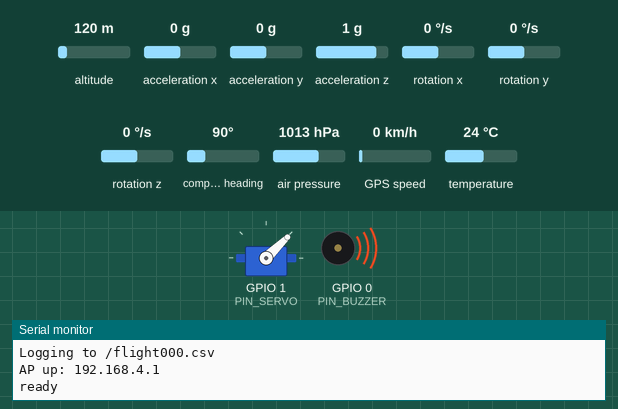
A program run on a simulated ESP32-C3. Parts: servo, buzzer (waves = sounding, pin HIGH), the last lines printed to the serial monitor. The inputs (shaded band) are chosen by the test bench; at power-on: air pressure 1013 hPa, altitude 120 m, acceleration x 0 g, acceleration y 0 g, acceleration z 1 g, rotation x 0 °/s, rotation y 0 °/s, rotation z 0 °/s, compass heading 90°, GPS speed 0 km/h, temperature 24 °C. Storage starts empty; the GPS gets a fix after 3 s at 37.7749, -122.4194 with 8 satellites; servo pulses on a pin are drawn as a servo (544–2400 µs = 0–180°).

Above: at 3.3 s.
3.4 s: air pressure set to 952 hPa
At 4.3 s:
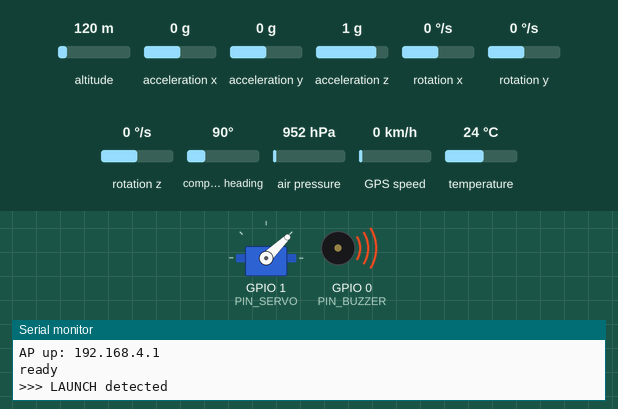
4.9 s: air pressure set to 954 hPa
At 5.05 s:
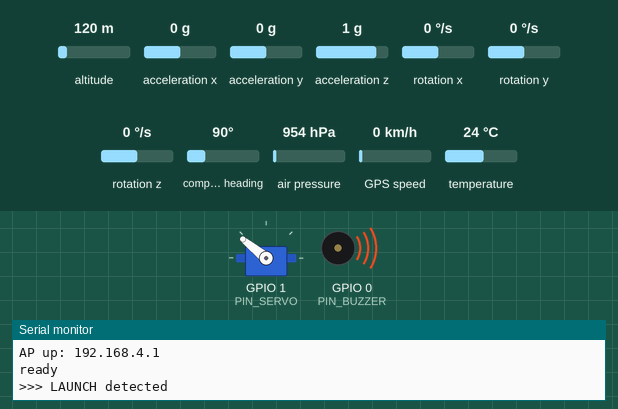
At 6.5 s:
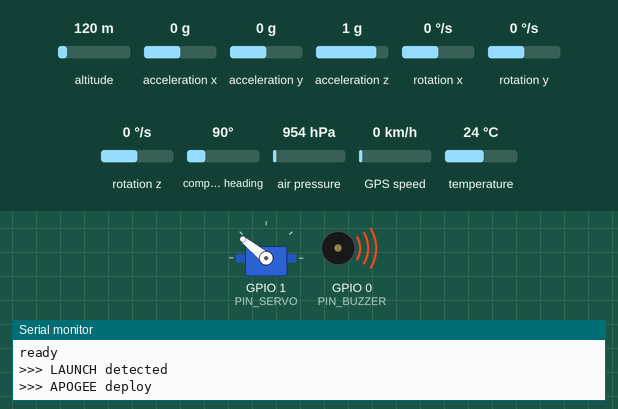
Timing chart, 0 to 8.0 s (numbered marks = the images above; inputs shaded):
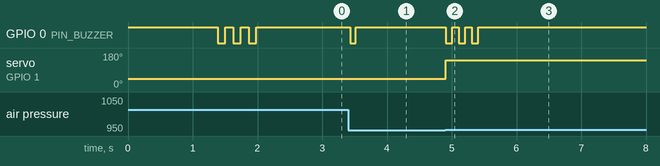

Measured:
- the behaviour switches between 952 and 953 hPa on air pressure (found by bisection; images 1 and 2)
- after the input at 3.4 s, GPIO 0 (PIN_BUZZER): HIGH → LOW at once, → HIGH 0.08 s later
- after the input at 4.9 s, GPIO 0 (PIN_BUZZER): alternates HIGH for 0.10 s and LOW for 0.10 s, 6 changes in all, then stays HIGH, starting at once; servo on GPIO 1 (PIN_SERVO): 44° → 141° at once

The program:

main.cpp
```cpp
// ArcTrack — ESP32-C3 model rocket flight computer
//
// - BMP280 barometer  -> altitude (relative to ground) + apogee detection
// - MPU-6050 IMU      -> accel/gyro, launch/burnout detection
// - ATGM336H GPS      -> lat/lon/alt/speed/sats (UART)
// - microSD           -> CSV flight log (SPI)
// - WiFi AP + web page -> live tracking from your phone
// - Buzzer (GPIO0) + servo (GPIO1) for apogee / nose deploy
//
// Pin map MUST match hardware/DESIGN.md / WIRING.md.

#include <Arduino.h>
#include <Wire.h>
#include <SPI.h>
#include <SD.h>
#include <WiFi.h>
#include <WebServer.h>
#include <Adafruit_BMP280.h>
#include <Adafruit_MPU6050.h>
#include <Adafruit_Sensor.h>
#include <TinyGPSPlus.h>
#include <math.h>

// ---------------------------------------------------------------- pins
#define PIN_SDA      4
#define PIN_SCL      5
#define PIN_SD_SCK   6
#define PIN_SD_MOSI  7
#define PIN_SD_MISO  3
#define PIN_SD_CS    10
#define PIN_GPS_RX   20   // ESP receives GPS TX here
#define PIN_GPS_TX   21   // ESP transmits to GPS RX
#define PIN_BUZZER   0    // active buzzer (low side)
#define PIN_SERVO    1    // parachute / nose deploy PWM
// Power LED is hardwired to +3V3 on the PCB (no GPIO)

// ---------------------------------------------------------------- config
static const char*    AP_SSID     = "ArcTrack";
static const char*    AP_PASS     = "launch123";   // >=8 chars
static const uint32_t GPS_BAUD    = 9600;          // ATGM336H default
static const uint32_t SAMPLE_HZ   = 20;            // log/telemetry rate
static const float    SEA_LEVEL_HPA_DEFAULT = 1013.25f;

// launch/apogee detection thresholds
static const float LAUNCH_ACCEL_G = 2.0f;   // > 2g => boost
static const float LAUNCH_ALT_M   = 3.0f;   // > 3m above ground => armed launch

// ---------------------------------------------------------------- globals
Adafruit_BMP280 bmp;              // I2C
Adafruit_MPU6050 mpu;            // I2C
TinyGPSPlus gps;
SPIClass sdSPI(FSPI);
WebServer server(80);

bool haveBMP = false;
bool haveMPU = false;
bool haveSD  = false;
File logFile;

float groundPressureHpa = SEA_LEVEL_HPA_DEFAULT;
float groundAltM        = 0.0f;
bool  launched          = false;
bool  deployed          = false;
uint32_t launchMs       = 0;

// latest telemetry (shared with web handlers)
struct Telemetry {
  float altM = 0;         // relative to ground
  float maxAltM = 0;      // apogee
  float tempC = 0;
  float ax = 0, ay = 0, az = 0;   // g
  float gx = 0, gy = 0, gz = 0;   // deg/s
  double lat = 0, lon = 0;
  float gpsAltM = 0;
  float speedKmh = 0;
  uint32_t sats = 0;
  bool gpsFix = false;
  uint32_t tMs = 0;
} tel;

// ---------------------------------------------------------------- helpers
// Active buzzer: drive low side (pin to GND side of buzzer)
static void buzzOn()  { digitalWrite(PIN_BUZZER, LOW); }
static void buzzOff() { digitalWrite(PIN_BUZZER, HIGH); }

static void beep(int n, int ms) {
  for (int i = 0; i < n; i++) { buzzOn(); delay(ms); buzzOff(); delay(ms); }
}

// Simple servo PWM on LEDC (ESP32-C3)
static const int SERVO_CH = 0;
static void servoWriteUs(int us) {
  // 50 Hz, 16-bit duty approx: duty = us / 20000 * 65535
  uint32_t duty = (uint32_t)((us / 20000.0f) * 65535.0f);
  ledcWrite(SERVO_CH, duty);
}
static void servoStow()    { servoWriteUs(1000); }  // ~0 deg — tune for your linkage
static void servoDeploy()  { servoWriteUs(2000); }  // ~180 deg — tune for nose release


// ---------------------------------------------------------------- web page
static const char INDEX_HTML[] PROGMEM = R"HTML(
<!doctype html><html><head><meta charset="utf-8">
<meta name="viewport" content="width=device-width,initial-scale=1">
<title>ArcTrack Live</title>
<style>
  body{font-family:system-ui,Arial,sans-serif;margin:0;background:#0b1020;color:#e7ecf5}
  header{padding:16px;background:#131a33;font-size:20px;font-weight:700}
  .grid{display:grid;grid-template-columns:1fr 1fr;gap:12px;padding:16px}
  .card{background:#151d3b;border-radius:14px;padding:16px}
  .k{font-size:12px;color:#8ea0c8;text-transform:uppercase;letter-spacing:.05em}
  .v{font-size:28px;font-weight:700;margin-top:4px}
  .full{grid-column:1/3}
  a.btn{display:inline-block;margin-top:10px;background:#3b6cff;color:#fff;
        padding:10px 14px;border-radius:10px;text-decoration:none;font-weight:600}
  .dot{height:10px;width:10px;border-radius:50%;display:inline-block;margin-right:6px}
  .ok{background:#2ecc71}.no{background:#e74c3c}
</style></head><body>
<header>&#128640; ArcTrack Live Tracking</header>
<div class="grid">
  <div class="card"><div class="k">Altitude (AGL)</div><div class="v" id="alt">--</div></div>
  <div class="card"><div class="k">Apogee</div><div class="v" id="max">--</div></div>
  <div class="card"><div class="k">Speed (GPS)</div><div class="v" id="spd">--</div></div>
  <div class="card"><div class="k">Temp</div><div class="v" id="tmp">--</div></div>
  <div class="card full"><div class="k">GPS <span id="fixdot" class="dot no"></span><span id="fix">no fix</span> &middot; sats <span id="sat">0</span></div>
    <div class="v" id="pos">--, --</div>
    <a class="btn" id="map" href="#" target="_blank">Open in Maps</a></div>
  <div class="card"><div class="k">Accel |a|</div><div class="v" id="acc">--</div></div>
  <div class="card"><div class="k">Status</div><div class="v" id="st">--</div></div>
</div>
<script>
async function tick(){
  try{
    const r = await fetch('/data'); const d = await r.json();
    alt.textContent = d.alt.toFixed(1)+' m';
    max.textContent = d.max.toFixed(1)+' m';
    spd.textContent = d.spd.toFixed(1)+' km/h';
    tmp.textContent = d.tmp.toFixed(1)+' \u00b0C';
    sat.textContent = d.sats;
    const amag = Math.sqrt(d.ax*d.ax+d.ay*d.ay+d.az*d.az);
    acc.textContent = amag.toFixed(2)+' g';
    st.textContent = d.launched ? 'IN FLIGHT' : 'armed';
    if(d.fix){
      fix.textContent='fix'; fixdot.className='dot ok';
      pos.textContent = d.lat.toFixed(6)+', '+d.lon.toFixed(6);
      map.href = 'https://maps.google.com/?q='+d.lat+','+d.lon;
    } else { fix.textContent='no fix'; fixdot.className='dot no'; }
  }catch(e){}
}
setInterval(tick, 500); tick();
</script></body></html>
)HTML";

static void handleRoot() { server.send_P(200, "text/html", INDEX_HTML); }

static void handleData() {
  char buf[420];
  snprintf(buf, sizeof(buf),
    "{\"t\":%lu,\"alt\":%.2f,\"max\":%.2f,\"tmp\":%.2f,"
    "\"ax\":%.3f,\"ay\":%.3f,\"az\":%.3f,"
    "\"lat\":%.6f,\"lon\":%.6f,\"gpsAlt\":%.1f,\"spd\":%.1f,"
    "\"sats\":%lu,\"fix\":%s,\"launched\":%s}",
    (unsigned long)tel.tMs, tel.altM, tel.maxAltM, tel.tempC,
    tel.ax, tel.ay, tel.az,
    tel.lat, tel.lon, tel.gpsAltM, tel.speedKmh,
    (unsigned long)tel.sats, tel.gpsFix ? "true" : "false",
    launched ? "true" : "false");
  server.send(200, "application/json", buf);
}

// ---------------------------------------------------------------- setup
static void initSensors() {
  Wire.begin(PIN_SDA, PIN_SCL);
  Wire.setClock(400000);

  if (bmp.begin(0x76) || bmp.begin(0x77)) {
    haveBMP = true;
    bmp.setSampling(Adafruit_BMP280::MODE_NORMAL,
                    Adafruit_BMP280::SAMPLING_X2,
                    Adafruit_BMP280::SAMPLING_X16,
                    Adafruit_BMP280::FILTER_X4,
                    Adafruit_BMP280::STANDBY_MS_1);
    Serial.println("BMP280 ok");
  } else Serial.println("BMP280 MISSING");

  if (mpu.begin(0x68)) {
    haveMPU = true;
    mpu.setAccelerometerRange(MPU6050_RANGE_16_G);
    mpu.setGyroRange(MPU6050_RANGE_2000_DEG);
    mpu.setFilterBandwidth(MPU6050_BAND_44_HZ);
    Serial.println("MPU6050 ok");
  } else Serial.println("MPU6050 MISSING");
}

static void calibrateGround() {
  if (!haveBMP) return;
  // average a second of readings to fix the ground reference
  double sum = 0; int n = 0;
  for (int i = 0; i < 50; i++) { sum += bmp.readPressure() / 100.0; n++; delay(20); }
  groundPressureHpa = (float)(sum / n);
  groundAltM = bmp.readAltitude(groundPressureHpa); // ~0
  Serial.printf("Ground ref: %.2f hPa\n", groundPressureHpa);
}

static void initSD() {
  sdSPI.begin(PIN_SD_SCK, PIN_SD_MISO, PIN_SD_MOSI, PIN_SD_CS);
  if (!SD.begin(PIN_SD_CS, sdSPI)) { Serial.println("SD MISSING"); return; }
  haveSD = true;

  // pick a new filename
  char name[20];
  for (int i = 0; i < 1000; i++) {
    snprintf(name, sizeof(name), "/flight%03d.csv", i);
    if (!SD.exists(name)) break;
  }
  logFile = SD.open(name, FILE_WRITE);
  if (logFile) {
    logFile.println("t_ms,alt_m,temp_c,ax,ay,az,gx,gy,gz,lat,lon,gps_alt,spd_kmh,sats,fix,launched");
    logFile.flush();
    Serial.printf("Logging to %s\n", name);
  } else { haveSD = false; Serial.println("SD open FAIL"); }
}

void setup() {
  pinMode(PIN_BUZZER, OUTPUT);
  buzzOff();
  ledcSetup(SERVO_CH, 50, 16);          // 50 Hz servo
  ledcAttachPin(PIN_SERVO, SERVO_CH);
  servoStow();

  Serial.begin(115200);
  delay(300);
  Serial.println("\nArcTrack boot");

  initSensors();
  calibrateGround();

  Serial1.begin(GPS_BAUD, SERIAL_8N1, PIN_GPS_RX, PIN_GPS_TX);

  initSD();

  WiFi.mode(WIFI_AP);
  WiFi.softAP(AP_SSID, AP_PASS);
  Serial.print("AP up: "); Serial.println(WiFi.softAPIP());
  server.on("/", handleRoot);
  server.on("/data", handleData);
  server.begin();

  beep(3, 120);
  Serial.println("ready");
}

// ---------------------------------------------------------------- loop
static void readGPS() {
  while (Serial1.available()) gps.encode(Serial1.read());
  if (gps.location.isValid()) {
    tel.lat = gps.location.lat();
    tel.lon = gps.location.lng();
    tel.gpsFix = true;
  }
  if (gps.altitude.isValid()) tel.gpsAltM = gps.altitude.meters();
  if (gps.speed.isValid())    tel.speedKmh = gps.speed.kmph();
  if (gps.satellites.isValid()) tel.sats = gps.satellites.value();
}

static void sampleSensors() {
  if (haveBMP) {
    tel.altM  = bmp.readAltitude(groundPressureHpa) - groundAltM;
    tel.tempC = bmp.readTemperature();
    if (tel.altM > tel.maxAltM) tel.maxAltM = tel.altM;
  }
  if (haveMPU) {
    sensors_event_t a, g, t;
    mpu.getEvent(&a, &g, &t);
    tel.ax = a.acceleration.x / 9.80665f;
    tel.ay = a.acceleration.y / 9.80665f;
    tel.az = a.acceleration.z / 9.80665f;
    tel.gx = g.gyro.x * 57.29578f;
    tel.gy = g.gyro.y * 57.29578f;
    tel.gz = g.gyro.z * 57.29578f;
  }
  tel.tMs = millis();
}

static void detectLaunch() {
  if (launched) return;
  float amag = sqrtf(tel.ax*tel.ax + tel.ay*tel.ay + tel.az*tel.az);
  if (amag > LAUNCH_ACCEL_G || tel.altM > LAUNCH_ALT_M) {
    launched = true;
    launchMs = millis();
    Serial.println(">>> LAUNCH detected");
    beep(1, 80);
  }
}

// Deploy once after apogee: altitude falls ~3 m from peak, and we've been flying a bit
static void detectApogeeDeploy() {
  if (!launched || deployed) return;
  if (millis() - launchMs < 800) return;          // ignore early noise
  if (tel.maxAltM < 5.0f) return;                 // need some altitude
  if (tel.altM < tel.maxAltM - 3.0f) {
    deployed = true;
    servoDeploy();
    beep(3, 100);
    Serial.println(">>> APOGEE deploy");
  }
}

static void logRow() {
  if (!haveSD || !logFile) return;
  logFile.printf("%lu,%.2f,%.2f,%.3f,%.3f,%.3f,%.2f,%.2f,%.2f,%.6f,%.6f,%.1f,%.1f,%lu,%d,%d\n",
    (unsigned long)tel.tMs, tel.altM, tel.tempC,
    tel.ax, tel.ay, tel.az, tel.gx, tel.gy, tel.gz,
    tel.lat, tel.lon, tel.gpsAltM, tel.speedKmh,
    (unsigned long)tel.sats, tel.gpsFix ? 1 : 0, launched ? 1 : 0);
}

void loop() {
  static uint32_t nextSample = 0;
  static uint32_t lastFlush  = 0;
  const uint32_t periodMs = 1000UL / SAMPLE_HZ;

  server.handleClient();
  readGPS();

  uint32_t now = millis();
  if (now >= nextSample) {
    nextSample = now + periodMs;
    sampleSensors();
    detectLaunch();
    detectApogeeDeploy();
    logRow();
  }

  // flush SD periodically (and faster during flight) so a crash keeps data
  uint32_t flushEvery = launched ? 500 : 2000;
  if (haveSD && logFile && now - lastFlush > flushEvery) {
    logFile.flush();
    lastFlush = now;
  }
}
```
